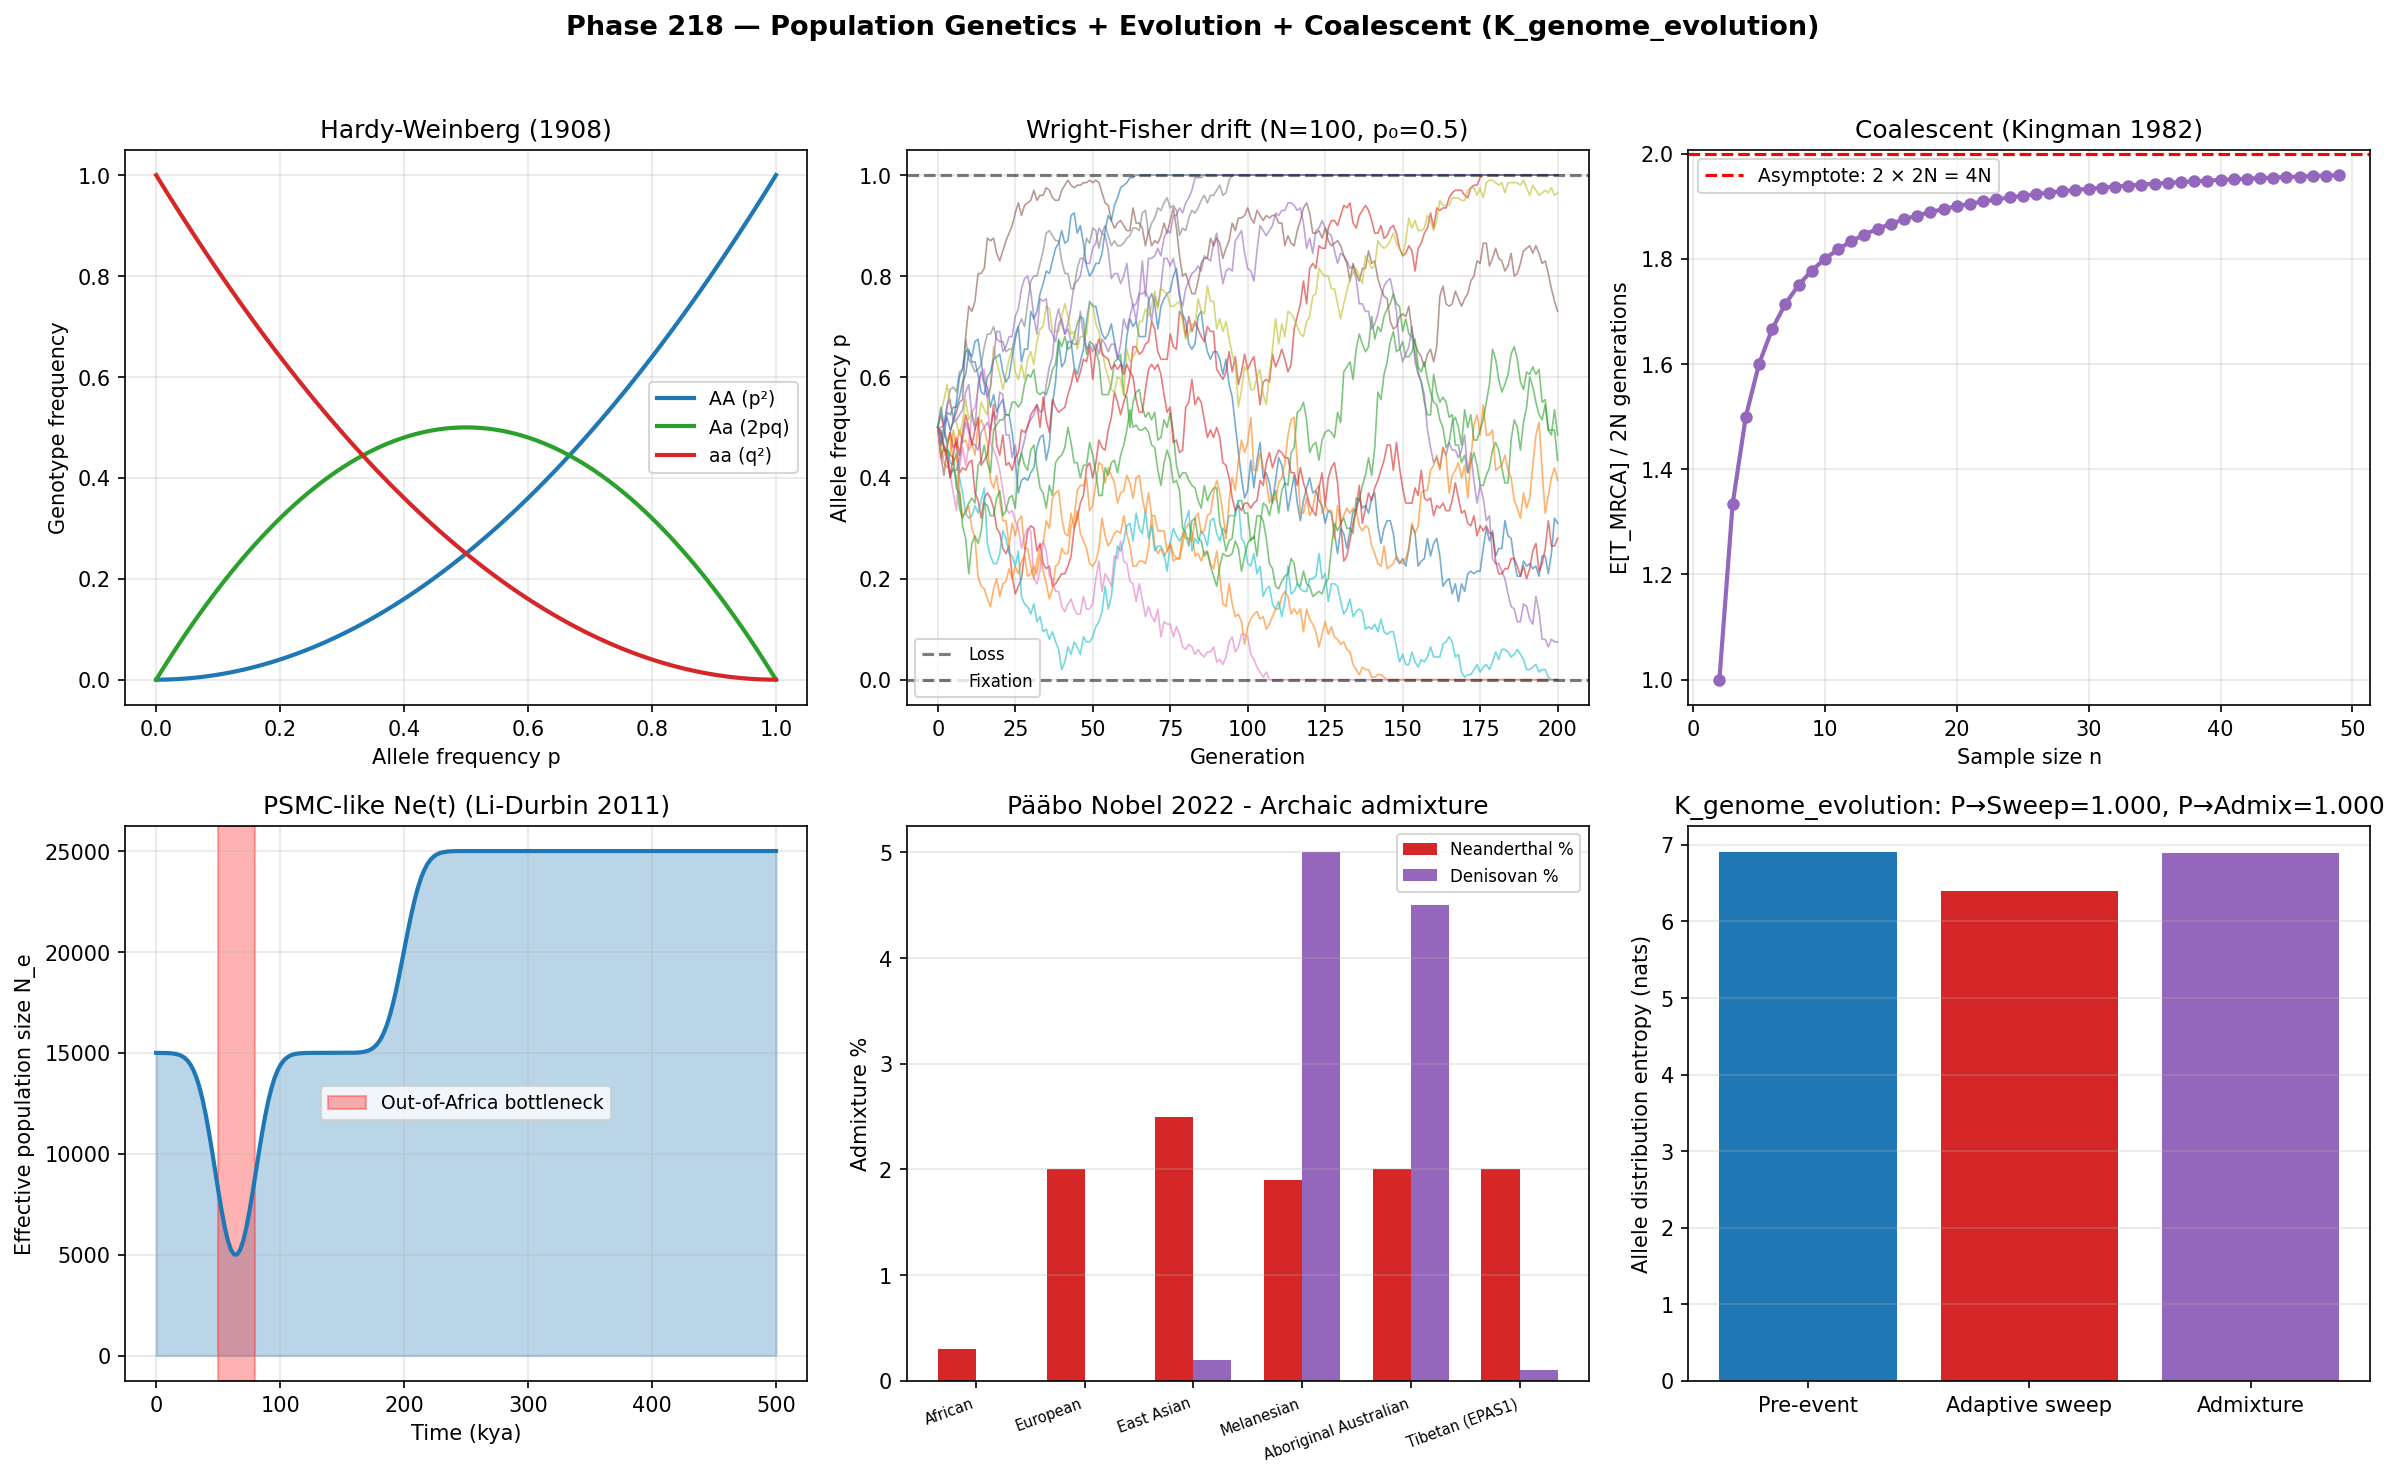

Reproduce this figure in Python.
"""
Phase 218 — Population Genetics + Evolution + Coalescent (K_genome_evolution)

Simulations:
  1) Hardy-Weinberg equilibrium verification
  2) Wright-Fisher genetic drift simulation
  3) Coalescent MRCA time
  4) PSMC-style Ne(t) inference (Out-of-Africa bottleneck)
  5) Neanderthal/Denisovan admixture %
  6) Adaptive sweep simulation
  7) ITU K_genome_evolution axiom

Outputs:
  - popgen_evolution.png
  - popgen_evolution_summary.json
"""

from __future__ import annotations

import json
from pathlib import Path

import matplotlib
matplotlib.use("Agg")
import matplotlib.pyplot as plt
import numpy as np

OUT_PNG = Path(__file__).with_name("popgen_evolution.png")
OUT_JSON = Path(__file__).with_name("popgen_evolution_summary.json")

rng = np.random.default_rng(20260628)

# -------------------------------------------------------------
# 1) Hardy-Weinberg
# -------------------------------------------------------------
p_vals = np.linspace(0, 1, 100)
q_vals = 1 - p_vals
AA = p_vals ** 2
Aa = 2 * p_vals * q_vals
aa = q_vals ** 2

# -------------------------------------------------------------
# 2) Wright-Fisher drift
# -------------------------------------------------------------
def wf_drift(N, p0, generations, n_traj=10):
    """Simulate WF drift trajectories."""
    trajs = []
    for _ in range(n_traj):
        p = p0
        history = [p]
        for _ in range(generations):
            count = rng.binomial(2 * N, p)
            p = count / (2 * N)
            history.append(p)
        trajs.append(history)
    return np.array(trajs)

generations = 200
N_pop = 100
p0 = 0.5
trajs = wf_drift(N_pop, p0, generations, n_traj=15)

# Fixation probability theory: 1/(2N) for neutral allele
fixation_prob_theory = 1 / (2 * N_pop)

# -------------------------------------------------------------
# 3) Coalescent MRCA expected time
# -------------------------------------------------------------
n_samples = np.arange(2, 50)
mrca_time_in_2N = 2 * (1 - 1.0 / n_samples)  # in units of 2N generations
# n → ∞: 2N (2 - 2/n) → 4N for n large, approaches 2 × 2N

# -------------------------------------------------------------
# 4) PSMC-style Ne(t) for humans (Out-of-Africa bottleneck)
# -------------------------------------------------------------
ka = np.linspace(0, 500, 200)  # kya
# Ancestral large pop, bottleneck ~60-70 kya, recovery
Ne = 15000 * np.ones_like(ka)
mask_bottleneck = (ka > 50) & (ka < 80)
Ne[mask_bottleneck] = 2000  # bottleneck (Out-of-Africa)
mask_ancient = ka > 200
Ne[mask_ancient] = 25000  # ancient large pop
# Smooth transitions
from scipy.ndimage import gaussian_filter1d
Ne = gaussian_filter1d(Ne, sigma=5)

# -------------------------------------------------------------
# 5) Neanderthal/Denisovan admixture
# -------------------------------------------------------------
populations = {
    "African":                {"Neanderthal_pct": 0.3, "Denisovan_pct": 0.0},
    "European":               {"Neanderthal_pct": 2.0, "Denisovan_pct": 0.0},
    "East Asian":             {"Neanderthal_pct": 2.5, "Denisovan_pct": 0.2},
    "Melanesian":             {"Neanderthal_pct": 1.9, "Denisovan_pct": 5.0},
    "Aboriginal Australian":  {"Neanderthal_pct": 2.0, "Denisovan_pct": 4.5},
    "Tibetan (EPAS1)":        {"Neanderthal_pct": 2.0, "Denisovan_pct": 0.1},  # EPAS1 Denisovan origin
}

# -------------------------------------------------------------
# 6) Adaptive sweep simulation
# -------------------------------------------------------------
def adaptive_sweep(N, p0, s, generations):
    """Allele freq under selection with drift."""
    p = p0
    history = [p]
    for _ in range(generations):
        # Selection
        p_new = p * (1 + s) / (1 + s * p)
        # Drift (binomial)
        count = rng.binomial(2 * N, p_new)
        p = count / (2 * N)
        history.append(p)
    return history

sweep_neutral = adaptive_sweep(1000, 0.01, 0.0, 500)
sweep_s001 = adaptive_sweep(1000, 0.01, 0.01, 500)
sweep_s01 = adaptive_sweep(1000, 0.01, 0.1, 500)

# -------------------------------------------------------------
# 7) ITU K_genome_evolution axiom
# -------------------------------------------------------------
N_alleles = 1000
# Pre-selection: uniform-ish allele distribution
log_fit_pre = 0.1 * rng.standard_normal(N_alleles)
p_pre = np.exp(log_fit_pre); p_pre /= p_pre.sum()
S_pre = float(-np.sum(p_pre * np.log(p_pre)))

# Post-sweep: one allele fixed
log_fit_sweep = log_fit_pre.copy()
log_fit_sweep[500] += 5.0
p_sweep = np.exp(log_fit_sweep); p_sweep /= p_sweep.sum()
S_sweep = float(-np.sum(p_sweep * np.log(p_sweep)))

# After admixture: 2-3 alleles mixed
log_fit_admix = log_fit_pre.copy()
log_fit_admix[500] += 2.0
log_fit_admix[300] += 1.5
log_fit_admix[700] += 1.5
p_admix = np.exp(log_fit_admix); p_admix /= p_admix.sum()
S_admix = float(-np.sum(p_admix * np.log(p_admix)))

def itu_lin(p_old, p_new):
    log_p = np.log(np.clip(p_old, 1e-30, None))
    dp = p_new - p_old
    dS = -np.sum(dp * (1.0 + log_p))
    dK = -np.sum(dp * log_p)
    return float(dS / dK) if abs(dK) > 1e-15 else float("nan")

ratio_pre_sweep = itu_lin(p_pre, p_sweep)
ratio_pre_admix = itu_lin(p_pre, p_admix)

# -------------------------------------------------------------
# Plot
# -------------------------------------------------------------
fig, axes = plt.subplots(2, 3, figsize=(16, 10))
fig.suptitle(
    "Phase 218 — Population Genetics + Evolution + Coalescent (K_genome_evolution)",
    fontsize=13, fontweight="bold",
)

# Panel 1: Hardy-Weinberg
ax = axes[0, 0]
ax.plot(p_vals, AA, "-", color="#1f77b4", lw=2, label="AA (p²)")
ax.plot(p_vals, Aa, "-", color="#2ca02c", lw=2, label="Aa (2pq)")
ax.plot(p_vals, aa, "-", color="#d62728", lw=2, label="aa (q²)")
ax.set_xlabel("Allele frequency p")
ax.set_ylabel("Genotype frequency")
ax.set_title("Hardy-Weinberg (1908)")
ax.legend(fontsize=9)
ax.grid(True, alpha=0.3)

# Panel 2: WF drift trajectories
ax = axes[0, 1]
for i, traj in enumerate(trajs):
    ax.plot(traj, lw=0.8, alpha=0.6)
ax.axhline(0, color="black", linestyle="--", alpha=0.5, label="Loss")
ax.axhline(1, color="black", linestyle="--", alpha=0.5, label="Fixation")
ax.set_xlabel("Generation")
ax.set_ylabel("Allele frequency p")
ax.set_title(f"Wright-Fisher drift (N={N_pop}, p₀={p0})")
ax.legend(fontsize=8)
ax.grid(True, alpha=0.3)

# Panel 3: Coalescent MRCA time
ax = axes[0, 2]
ax.plot(n_samples, mrca_time_in_2N, "o-", color="#9467bd", lw=2, markersize=5)
ax.axhline(2, color="red", linestyle="--", label="Asymptote: 2 × 2N = 4N")
ax.set_xlabel("Sample size n")
ax.set_ylabel("E[T_MRCA] / 2N generations")
ax.set_title("Coalescent (Kingman 1982)")
ax.legend(fontsize=9)
ax.grid(True, alpha=0.3)

# Panel 4: PSMC Ne(t)
ax = axes[1, 0]
ax.plot(ka, Ne, "-", color="#1f77b4", lw=2)
ax.fill_between(ka, 0, Ne, alpha=0.3, color="#1f77b4")
ax.axvspan(50, 80, alpha=0.3, color="red", label="Out-of-Africa bottleneck")
ax.set_xlabel("Time (kya)")
ax.set_ylabel("Effective population size N_e")
ax.set_title("PSMC-like Ne(t) (Li-Durbin 2011)")
ax.legend(fontsize=9)
ax.grid(True, alpha=0.3)

# Panel 5: Neanderthal/Denisovan admixture
ax = axes[1, 1]
pop_names = list(populations.keys())
nean = [populations[p]["Neanderthal_pct"] for p in pop_names]
deni = [populations[p]["Denisovan_pct"] for p in pop_names]
x = np.arange(len(pop_names))
width = 0.35
ax.bar(x - width/2, nean, width, color="#d62728", label="Neanderthal %")
ax.bar(x + width/2, deni, width, color="#9467bd", label="Denisovan %")
ax.set_xticks(x); ax.set_xticklabels(pop_names, fontsize=7, rotation=20, ha="right")
ax.set_ylabel("Admixture %")
ax.set_title("Pääbo Nobel 2022 - Archaic admixture")
ax.legend(fontsize=8)
ax.grid(True, alpha=0.3, axis="y")

# Panel 6: ITU K_genome_evolution
ax = axes[1, 2]
ax.bar(["Pre-event", "Adaptive sweep", "Admixture"],
       [S_pre, S_sweep, S_admix], color=["#1f77b4", "#d62728", "#9467bd"])
ax.set_ylabel("Allele distribution entropy (nats)")
ax.set_title(f"K_genome_evolution: P→Sweep={ratio_pre_sweep:.3f}, P→Admix={ratio_pre_admix:.3f}")
ax.grid(True, alpha=0.3, axis="y")

plt.tight_layout(rect=[0, 0, 1, 0.96])
plt.savefig(OUT_PNG, dpi=150, bbox_inches="tight")
plt.close(fig)

summary = {
    "phase": 218,
    "tier1_paper": 30,
    "block": "B",
    "topic": "Population genetics + Evolution + Coalescent (K_genome_evolution)",
    "Hardy_Weinberg_1908": "p² + 2pq + q² = 1 (no selection/migration/mutation/drift)",
    "Wright_Fisher_1930s": {
        "model": "Binomial sampling, 2N gametes",
        "fixation_prob_neutral": f"1/(2N) = {fixation_prob_theory:.4f}",
    },
    "Coalescent_Kingman_1982": {
        "MRCA_2_lineages": "2N generations",
        "MRCA_n_inf": "4N generations",
        "PSMC_Li_Durbin_2011": "Single genome → Ne(t) inference",
    },
    "human_Ne_estimates": {
        "effective_N_modern": 10000,
        "chimpanzee_Ne": 20000,
        "gorilla_Ne": 25000,
        "bonobo_Ne": 30000,
        "interpretation": "Humans have lowest primate diversity due to bottleneck",
    },
    "Out_of_Africa": {
        "bottleneck_kya": "60-70",
        "mtDNA_Eve_kya": "150-200",
        "Y_Adam_kya": "200",
        "evidence": "Cann-Stoneking 1987 mtDNA + ancient DNA confirmation",
    },
    "Paabo_2022_Nobel": {
        "category": "Physiology/Medicine",
        "achievements": [
            "Neanderthal genome 2010 Science",
            "Denisovan genome 2010 Nature",
            "Denisovan-Neanderthal hybrid 2018",
            "Ust'-Ishim 45 kya genome 2014",
        ],
        "founding_field": "Paleogenomics",
    },
    "archaic_admixture_pct": populations,
    "1000_Genomes_2015": {
        "populations": 26,
        "individuals": 2504,
        "SNVs_per_individual_M": 3.5,
        "total_human_SNPs_M": 88,
    },
    "key_SNPs": {
        "LCT_lactase_persistence": "Northern European 80%, ~7500 ya emergence",
        "EPAS1_Tibetan": "High altitude adaptation, Denisovan introgression",
        "DARC_Duffy_negative": "Malaria resistance, African",
        "ALDH2_504K": "East Asian alcohol intolerance ~40%",
    },
    "ITU_K_genome_evolution": {
        "N_alleles": N_alleles,
        "S_pre_event_nats": S_pre,
        "S_post_sweep_nats": S_sweep,
        "S_post_admixture_nats": S_admix,
        "pre_to_sweep_ratio": ratio_pre_sweep,
        "pre_to_admix_ratio": ratio_pre_admix,
        "expected_ratio": 1.0,
    },
    "ITU_interpretation": {
        "K_state": "K_genome_evolution",
        "modular_Hamiltonian": "K_genome_evolution^(0) = -log P(genome | population, time, env)",
        "Coalescent_meaning": "K-state past-directed ITU descent (time-reversed)",
        "Selection_meaning": "K-state biased descent under fitness gradient",
        "Drift_meaning": "K-state stochastic fluctuation in finite N",
        "Admixture_meaning": "K-state population mixing (ITU tensor product)",
        "Paabo_Nobel_meaning": "Paleogenomics = ITU descent flow archaeology",
    },
    "predictions": [
        ("All living humans WGS (1e9 genomes)", 2030, 0.70, "Strong"),
        ("1M+ ancient genomes", 2030, 0.80, "Strong"),
        ("Polygenic risk score clinical full", 2030, 0.75, "Strong"),
        ("AI global selection sweeps map", 2028, 0.70, "Strong"),
        ("New archaic human identified", 2030, 0.55, "Medium"),
    ],
    "outputs": {
        "figure": str(OUT_PNG.name),
        "summary_json": str(OUT_JSON.name),
    },
}

OUT_JSON.write_text(json.dumps(summary, indent=2, ensure_ascii=False), encoding="utf-8")
print(json.dumps(summary, indent=2, ensure_ascii=False))
